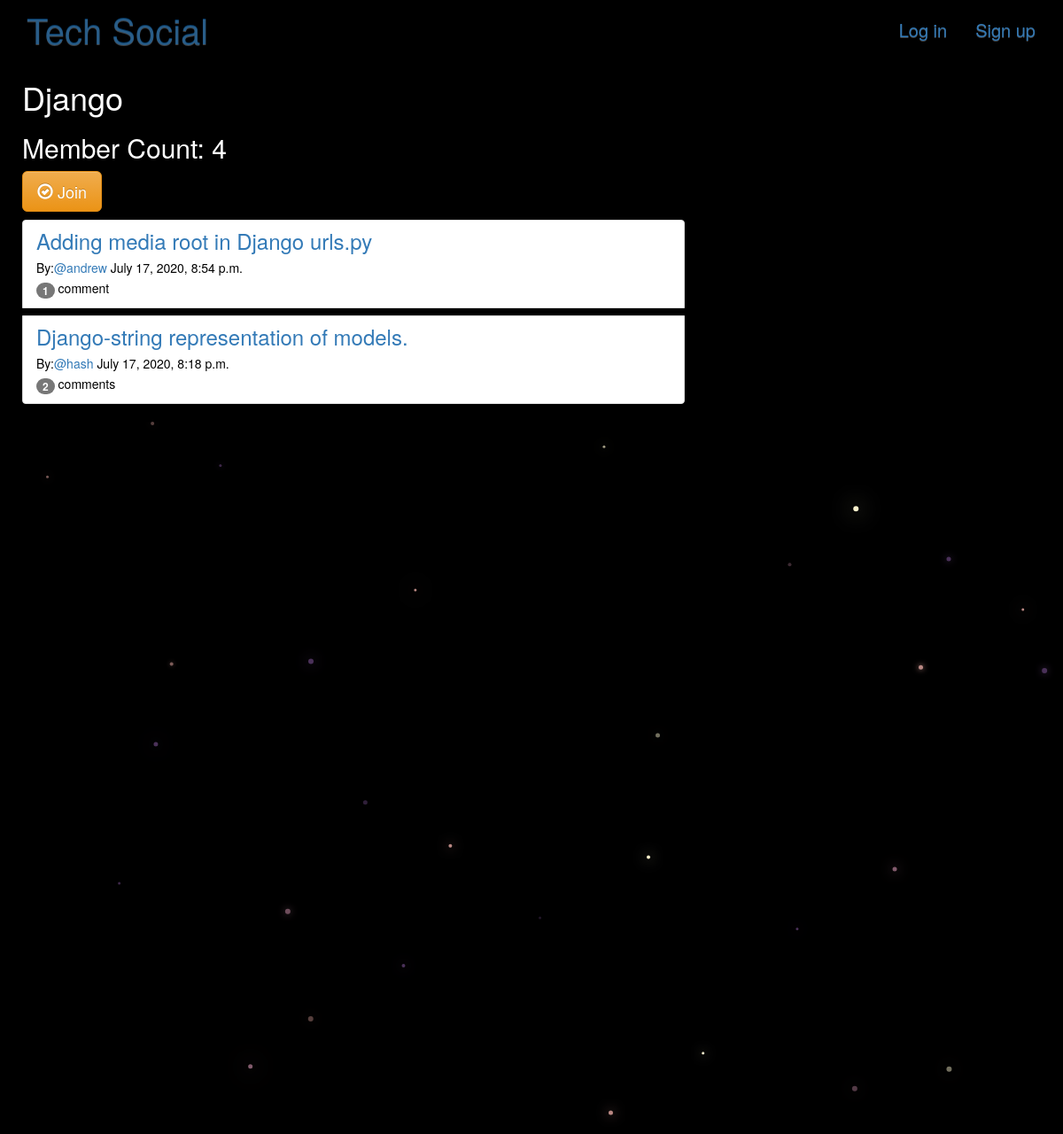
Screenshot of /groups/posts/in/django/ with the database file from the repository.
### groups/models.py (models this page shows, shortened)
class Group(models.Model):
    name = models.CharField(max_length=255, unique=True)
    slug = models.SlugField(allow_unicode=True, unique=True)
    description = models.TextField(blank=True, default='')
    description_html = models.TextField(editable=False, default='', blank=True)
    members = models.ManyToManyField(User,through="GroupMember")
    class Meta:
        ordering = ["name"]

### posts/models.py (models this page shows, shortened)
class Post(models.Model):
    user = models.ForeignKey(User, related_name="posts",on_delete=models.CASCADE)
    created_at = models.DateTimeField(auto_now=True)
    question = models.CharField(max_length=255)
    description=models.TextField(blank=True, default='')
    description_html = models.TextField(editable=False)
    picture=models.ImageField(upload_to='pics',blank=True)
    group = models.ForeignKey(Group, related_name="posts",null=True, blank=True,on_delete=models.CASCADE,)
    class Meta:
        ordering = ["-created_at"]
        unique_together = ["user", "question"]

### groups/views.py (the view)
# urls.py: url(r"^posts/in/(?P<slug>[-\w]+)/$",views.SingleGroup.as_view(),name="single"),
class SingleGroup(generic.DetailView):
    model = Group

### groups/templates/groups/group_detail.html (shortened to what this page needs)
{% extends "groups/group_base.html" %}
{% block content %}
<h1>{{group.name}}</h1>
<h2> Member Count: {{group.members.count}}</h2>
  <div class="content">
				{% if user in group.members.all %}
					<a href="{% url 'groups:leave' slug=group.slug %}" class="btn btn-lg btn-fill btn-warning"><span class="glyphicon glyphicon-remove-circle"></span> Leave</a>
                    <a href="{% url 'posts:create1' pk=group.pk %}" class="btn btn-lg btn-fill btn-warning" ><span class="glyphicon glyphicon-ok-circle"></span> Ask Question / Post </a></li>
                    {% else %}
					<a href="{% url 'groups:join' slug=group.slug %}" class="btn btn-lg btn-fill btn-warning"><span class="glyphicon glyphicon-ok-circle"></span> Join</a>
				{% endif %}
</div>
<div class="col-md-8 list-group">
	{% if group.posts.count == 0 %}
	<h2>No posts in this group yet!</h2>
	{% else %}
        {% for post in group.posts.all %}
        <div class="post media list-group-item" style="margin-top: 9px;">
            <h3 class="title list-group-item-heading" style="color: black !important; margin-bottom: 10px;"><a href="{% url 'posts:single' username=post.user.username pk=post.pk %}">{{ post.question }}</a></h3>
            <div class="media-body">
                <h5 class="media-heading">
                    <span class="username" style="color: black;">By:<a href="{% url 'posts:for_user' username=post.user.username %}">@{{ post.user.username }}</a></span>
                    <time class="time" style="color: black;">{{ post.created_at }}</time>
                </h5>
                <span style="color:black;"><span class="badge">{{ post.comments.count }}</span> comment{{ post.comments.count|pluralize}}</span>
            </div>
        </div>
		{% endfor %}
	{% endif %}
</div>
{% endblock %}

### static/mysite/css/master.css (style rules this page uses)
body { margin-left: 0px; overflow: hidden; background-color: black; color:white; }

### rows the page displays
Group: name "Django", members.count "4"
Post: question "Adding media root in Django urls.py", user.username "andrew", created_at "July 17, 2020, 8:54 p.m.", comments.count "1"
Post: question "Django-string representation of models.", user.username "hash", created_at "July 17, 2020, 8:18 p.m.", comments.count "2"
